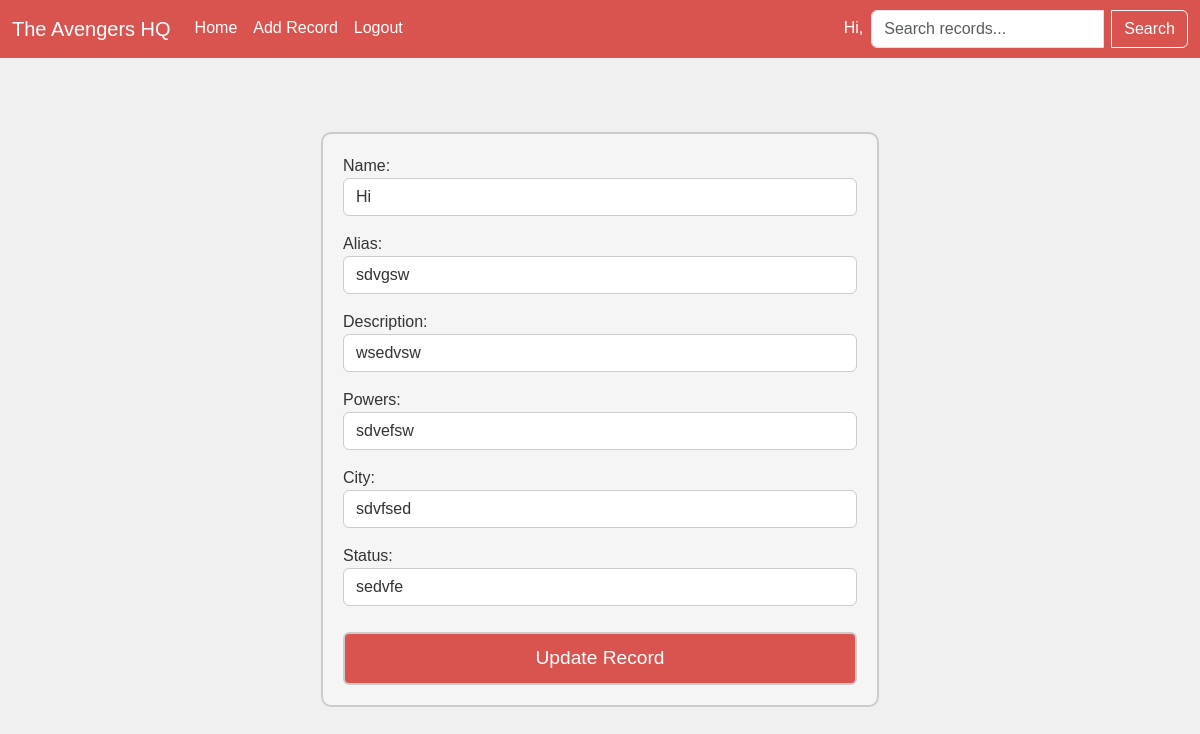
/update/5/ (signed in), run on the app's committed database.
### website/models.py (models this page shows, shortened)
class Record(models.Model):
    user = models.ForeignKey(User, on_delete=models.CASCADE)
    created_at = models.DateTimeField(auto_now_add=True)
    name = models.CharField(max_length=100)
    alias = models.CharField(max_length=100)
    description = models.CharField(max_length=200)
    powers = models.CharField(max_length=100)
    city = models.CharField(max_length=100)
    status = models.CharField(max_length=100)

### website/views.py (the view)
# urls.py: path('update/<int:pk>/', views.update, name='update'),
@login_required
def update(request, pk):
    rec = get_object_or_404(Record, pk=pk, user=request.user)
    form = AddRecord(request.POST or None, instance=rec)
    if form.is_valid():
        form.save()
        messages.success(request, "Update successful!")
        return redirect('home')
    return render(request, 'website/update.html', {'form': form})

### website/templates/website/update.html (shortened to what this page needs)
{% extends 'website/base.html' %}
{% load static %}
{% block content %}
<div class="col-md-6 offset-md-3">
    <div class="comic-form-container">
        <form method="post">
            {{form.as_p}}
            <button type="submit" class="btn">Update Record</button>
        </form>
    </div>
</div>
{% endblock content %}

### website/static/custom.css (style rules this page uses)
body { background-color: #f0f0f0; }
.comic-form-container { max-width: 600px; margin: 50px auto; font-family: 'Comic Sans MS', cursive, sans-serif; color: #333; background-color: #f5f5f5; padding: 20px; border: 2px solid #ccc; border-radius: 10px; }
.comic-form-container .form-control { background-color: #fff; border: 1px solid #ccc; color: #333; }
.comic-form-container .form-control::placeholder { color: #777; opacity: 0.7; }
.comic-form-container .btn { background-color: #d9534f; border: 2px solid #ccc; color: #fff; width: 100%; padding: 10px; font-size: 1.2em; margin-top: 10px; }

### data on the page
Record: name "Hi", alias "sdvgsw", description "wsedvsw", powers "sdvefsw", city "sdvfsed", status "sedvfe"
